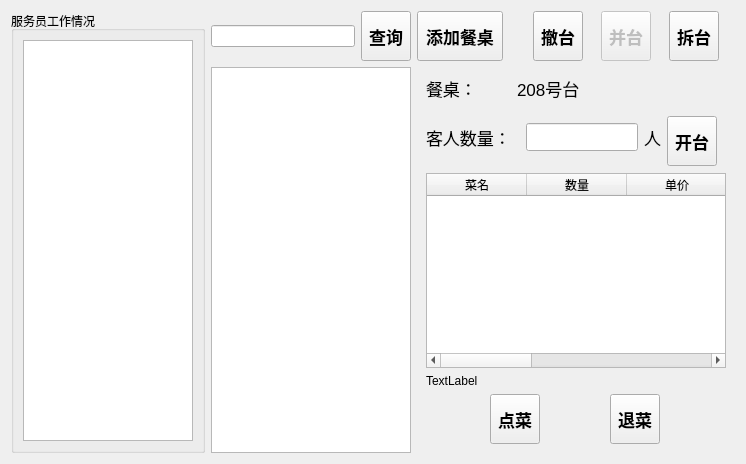
<?xml version="1.0" encoding="UTF-8"?>
<ui version="4.0">
 <class>TableWidget</class>
 <widget class="QWidget" name="TableWidget">
  <property name="geometry">
   <rect>
    <x>0</x>
    <y>0</y>
    <width>746</width>
    <height>464</height>
   </rect>
  </property>
  <property name="windowTitle">
   <string>Form</string>
  </property>
  <layout class="QGridLayout" name="gridLayout">
   <item row="0" column="4">
    <widget class="QToolButton" name="toolButton_4">
     <property name="minimumSize">
      <size>
       <width>50</width>
       <height>50</height>
      </size>
     </property>
     <property name="maximumSize">
      <size>
       <width>50</width>
       <height>50</height>
      </size>
     </property>
     <property name="font">
      <font>
       <pointsize>13</pointsize>
       <weight>75</weight>
       <bold>true</bold>
      </font>
     </property>
     <property name="text">
      <string>撤台</string>
     </property>
    </widget>
   </item>
   <item row="0" column="1">
    <widget class="QLineEdit" name="lineEdit"/>
   </item>
   <item row="0" column="2">
    <widget class="QToolButton" name="toolButton">
     <property name="minimumSize">
      <size>
       <width>50</width>
       <height>50</height>
      </size>
     </property>
     <property name="maximumSize">
      <size>
       <width>50</width>
       <height>50</height>
      </size>
     </property>
     <property name="font">
      <font>
       <pointsize>13</pointsize>
       <weight>75</weight>
       <bold>true</bold>
      </font>
     </property>
     <property name="text">
      <string>查询</string>
     </property>
    </widget>
   </item>
   <item row="1" column="1" colspan="2">
    <widget class="QListView" name="listView">
     <property name="selectionMode">
      <enum>QAbstractItemView::ExtendedSelection</enum>
     </property>
     <property name="selectionBehavior">
      <enum>QAbstractItemView::SelectRows</enum>
     </property>
     <property name="viewMode">
      <enum>QListView::IconMode</enum>
     </property>
    </widget>
   </item>
   <item row="0" column="3">
    <widget class="QToolButton" name="toolButton_2">
     <property name="minimumSize">
      <size>
       <width>0</width>
       <height>50</height>
      </size>
     </property>
     <property name="maximumSize">
      <size>
       <width>16777215</width>
       <height>50</height>
      </size>
     </property>
     <property name="font">
      <font>
       <pointsize>13</pointsize>
       <weight>75</weight>
       <bold>true</bold>
      </font>
     </property>
     <property name="text">
      <string>添加餐桌</string>
     </property>
    </widget>
   </item>
   <item row="0" column="5">
    <widget class="QToolButton" name="toolButton_5">
     <property name="enabled">
      <bool>false</bool>
     </property>
     <property name="minimumSize">
      <size>
       <width>50</width>
       <height>50</height>
      </size>
     </property>
     <property name="maximumSize">
      <size>
       <width>50</width>
       <height>50</height>
      </size>
     </property>
     <property name="font">
      <font>
       <pointsize>13</pointsize>
       <weight>75</weight>
       <bold>true</bold>
      </font>
     </property>
     <property name="text">
      <string>并台</string>
     </property>
    </widget>
   </item>
   <item row="0" column="6">
    <widget class="QToolButton" name="toolButton_6">
     <property name="minimumSize">
      <size>
       <width>50</width>
       <height>50</height>
      </size>
     </property>
     <property name="maximumSize">
      <size>
       <width>50</width>
       <height>50</height>
      </size>
     </property>
     <property name="font">
      <font>
       <pointsize>13</pointsize>
       <weight>75</weight>
       <bold>true</bold>
      </font>
     </property>
     <property name="text">
      <string>拆台</string>
     </property>
    </widget>
   </item>
   <item row="1" column="3" colspan="4">
    <widget class="QWidget" name="widget" native="true">
     <layout class="QGridLayout" name="gridLayout_2">
      <item row="4" column="0" colspan="2">
       <layout class="QHBoxLayout" name="horizontalLayout">
        <item>
         <widget class="QToolButton" name="toolButton_add">
          <property name="minimumSize">
           <size>
            <width>50</width>
            <height>50</height>
           </size>
          </property>
          <property name="maximumSize">
           <size>
            <width>50</width>
            <height>50</height>
           </size>
          </property>
          <property name="font">
           <font>
            <pointsize>13</pointsize>
            <weight>75</weight>
            <bold>true</bold>
           </font>
          </property>
          <property name="text">
           <string>点菜</string>
          </property>
         </widget>
        </item>
        <item>
         <widget class="QToolButton" name="toolButton_delete">
          <property name="minimumSize">
           <size>
            <width>50</width>
            <height>50</height>
           </size>
          </property>
          <property name="maximumSize">
           <size>
            <width>50</width>
            <height>50</height>
           </size>
          </property>
          <property name="font">
           <font>
            <pointsize>13</pointsize>
            <weight>75</weight>
            <bold>true</bold>
           </font>
          </property>
          <property name="text">
           <string>退菜</string>
          </property>
         </widget>
        </item>
       </layout>
      </item>
      <item row="1" column="0">
       <widget class="QLabel" name="label_3">
        <property name="font">
         <font>
          <pointsize>13</pointsize>
         </font>
        </property>
        <property name="text">
         <string>客人数量：</string>
        </property>
       </widget>
      </item>
      <item row="0" column="0">
       <widget class="QLabel" name="label">
        <property name="font">
         <font>
          <pointsize>13</pointsize>
         </font>
        </property>
        <property name="text">
         <string>餐桌：</string>
        </property>
       </widget>
      </item>
      <item row="2" column="0" colspan="2">
       <widget class="QTableWidget" name="tableWidget">
        <property name="minimumSize">
         <size>
          <width>300</width>
          <height>0</height>
         </size>
        </property>
        <property name="selectionBehavior">
         <enum>QAbstractItemView::SelectRows</enum>
        </property>
        <column>
         <property name="text">
          <string>菜名</string>
         </property>
        </column>
        <column>
         <property name="text">
          <string>数量</string>
         </property>
        </column>
        <column>
         <property name="text">
          <string>单价</string>
         </property>
        </column>
        <column>
         <property name="text">
          <string>类型</string>
         </property>
        </column>
        <column>
         <property name="text">
          <string>id</string>
         </property>
        </column>
        <column>
         <property name="text">
          <string>服务员</string>
         </property>
        </column>
       </widget>
      </item>
      <item row="0" column="1">
       <widget class="QLabel" name="label_name">
        <property name="font">
         <font>
          <pointsize>13</pointsize>
         </font>
        </property>
        <property name="text">
         <string>208号台</string>
        </property>
       </widget>
      </item>
      <item row="1" column="1">
       <widget class="QStackedWidget" name="stackedWidget">
        <property name="maximumSize">
         <size>
          <width>16777215</width>
          <height>60</height>
         </size>
        </property>
        <property name="currentIndex">
         <number>1</number>
        </property>
        <widget class="QWidget" name="page">
         <layout class="QVBoxLayout" name="verticalLayout_2">
          <item>
           <widget class="QLabel" name="label_count">
            <property name="font">
             <font>
              <pointsize>13</pointsize>
             </font>
            </property>
            <property name="text">
             <string>0人</string>
            </property>
           </widget>
          </item>
         </layout>
        </widget>
        <widget class="QWidget" name="page_2">
         <layout class="QHBoxLayout" name="horizontalLayout_2">
          <item>
           <widget class="QLineEdit" name="lineEdit_2">
            <property name="font">
             <font>
              <pointsize>13</pointsize>
             </font>
            </property>
           </widget>
          </item>
          <item>
           <widget class="QLabel" name="label_4">
            <property name="font">
             <font>
              <pointsize>13</pointsize>
             </font>
            </property>
            <property name="text">
             <string>人</string>
            </property>
           </widget>
          </item>
          <item>
           <widget class="QToolButton" name="toolButton_3">
            <property name="minimumSize">
             <size>
              <width>50</width>
              <height>50</height>
             </size>
            </property>
            <property name="maximumSize">
             <size>
              <width>50</width>
              <height>50</height>
             </size>
            </property>
            <property name="font">
             <font>
              <pointsize>13</pointsize>
              <weight>75</weight>
              <bold>true</bold>
             </font>
            </property>
            <property name="text">
             <string>开台</string>
            </property>
           </widget>
          </item>
         </layout>
        </widget>
       </widget>
      </item>
      <item row="3" column="0" colspan="2">
       <widget class="QLabel" name="label_total">
        <property name="text">
         <string>TextLabel</string>
        </property>
       </widget>
      </item>
     </layout>
    </widget>
   </item>
   <item row="0" column="0" rowspan="2">
    <widget class="QGroupBox" name="groupBox">
     <property name="maximumSize">
      <size>
       <width>250</width>
       <height>16777215</height>
      </size>
     </property>
     <property name="title">
      <string>服务员工作情况</string>
     </property>
     <layout class="QVBoxLayout" name="verticalLayout">
      <item>
       <widget class="QTableView" name="tableView"/>
      </item>
     </layout>
    </widget>
   </item>
  </layout>
 </widget>
 <resources/>
 <connections/>
</ui>
